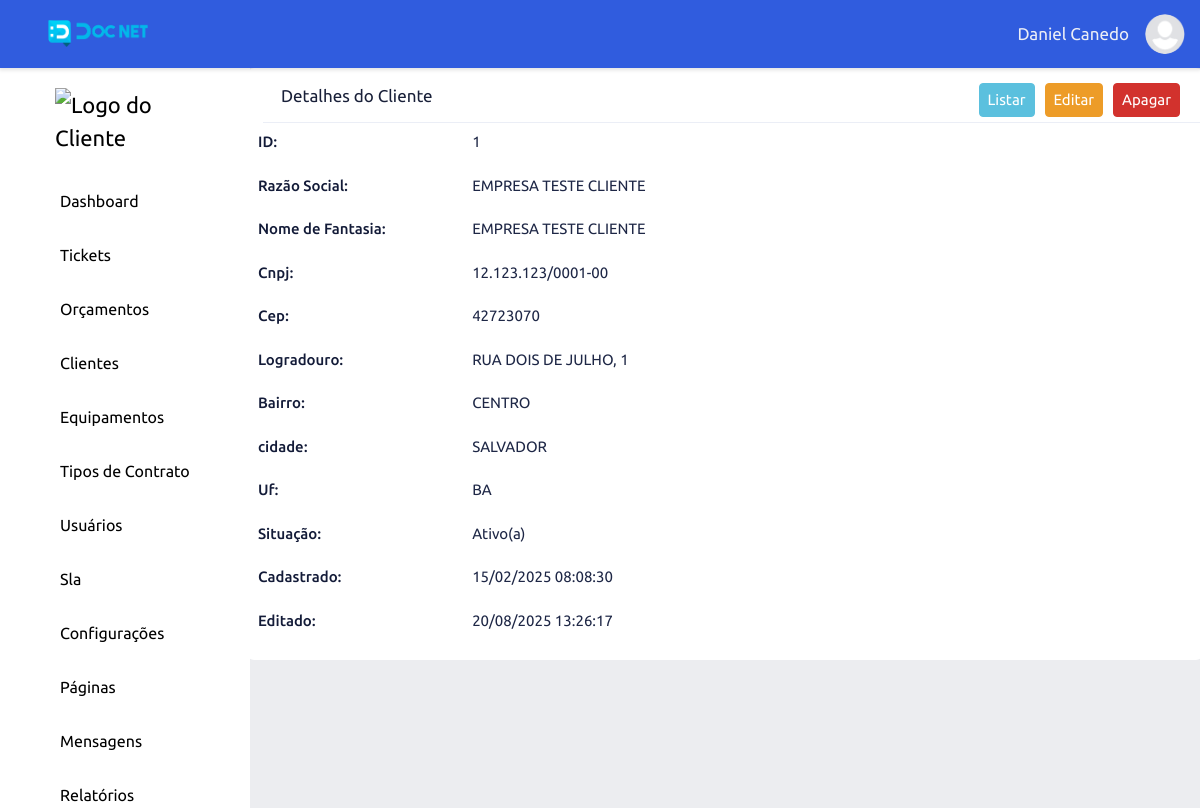
Page /view-empresas/index/1 (signed in) on the committed database.
### tables this page shows
CREATE TABLE `adms_levels_pages` (
  `id` int NOT NULL,
  `permission` int NOT NULL DEFAULT '2',
  `order_level_page` int NOT NULL,
  `print_menu` int NOT NULL DEFAULT '2' COMMENT '1 - Apresentar no menu, 2 - Não apresentar no menu',
  `dropdown` int NOT NULL DEFAULT '2' COMMENT '1 - Dropdow , 2 - não dropdow',
  `adms_access_level_id` int NOT NULL,
  `adms_page_id` int NOT NULL,
  `adms_items_menu_id` int NOT NULL DEFAULT '1',
  `created` datetime NOT NULL,
  `modified` datetime DEFAULT NULL
);

CREATE TABLE `adms_pages` (
  `id` int NOT NULL,
  `controller` varchar(220) NOT NULL,
  `metodo` varchar(220) NOT NULL,
  `menu_controller` varchar(220) NOT NULL,
  `menu_metodo` varchar(220) NOT NULL,
  `name_page` varchar(220) NOT NULL,
  `publish` int NOT NULL DEFAULT '2',
  `icon` varchar(45) DEFAULT NULL,
  `obs` text,
  `adms_sits_pgs_id` int NOT NULL DEFAULT '2',
  `adms_types_pgs_id` int NOT NULL,
  `adms_groups_pgs_id` int NOT NULL,
  `created` datetime NOT NULL,
  `modified` datetime DEFAULT NULL
);

CREATE TABLE `adms_items_menus` (
  `id` int NOT NULL,
  `name` varchar(220) NOT NULL,
  `icon` varchar(45) NOT NULL,
  `order_item_menu` int NOT NULL,
  `created` datetime NOT NULL,
  `modified` datetime DEFAULT NULL
);

CREATE TABLE `adms_clientes` (
  `id` int NOT NULL,
  `razao_social` varchar(220) NOT NULL,
  `nome_fantasia` varchar(220) NOT NULL,
  `cnpjcpf` varchar(220) NOT NULL,
  `cep` varchar(15) NOT NULL,
  `logradouro` varchar(220) NOT NULL,
  `bairro` varchar(220) NOT NULL,
  `cidade` varchar(220) NOT NULL,
  `uf` varchar(45) NOT NULL,
  `situacao` int NOT NULL,
  `empresa` int NOT NULL,
  `logo` varchar(220) DEFAULT NULL,
  `created` datetime NOT NULL,
  `modified` datetime DEFAULT NULL
);

CREATE TABLE `adms_sits_empr_unid` (
  `id` int NOT NULL,
  `name` varchar(220) NOT NULL,
  `created` datetime NOT NULL,
  `modified` datetime DEFAULT NULL
);

### core/ConfigController.php (called while the page is built, shortened)
<?php
class ConfigController extends Config
{
    private string $urlController;
    private string $urlMetodo;
    private string $urlParameter;
    public function __construct()
    {
        if (!empty(filter_input(INPUT_GET, 'url', FILTER_DEFAULT))) {
            $this->url = filter_input(INPUT_GET, 'url', FILTER_DEFAULT);
            $this->urlArray = explode("/", $this->url);
            if (isset($this->urlArray[0])) {
                $this->urlController = $this->slugController($this->urlArray[0]);
            } else {
                $this->urlController = $this->slugController(CONTROLLER);
            }
            if (isset($this->urlArray[1])) {
                $this->urlMetodo = $this->slugMetodo($this->urlArray[1]);
            } else {
                $this->urlMetodo = $this->slugMetodo(METODO);
            }
            if (isset($this->urlArray[2])) {
                $this->urlParameter = $this->urlArray[2];
            } else {
                $this->urlParameter = "";
            }
        } else {
            $this->urlController = $this->slugController(CONTROLLERERRO);
            $this->urlMetodo = $this->slugMetodo(METODO);
            $this->urlParameter = "";
        }
    }
    private function slugController(string $slugController): string
    {
        $this->urlSlugController = $slugController;
        $this->urlSlugController = strtolower($this->urlSlugController);
        $this->urlSlugController = str_replace("-", " ", $this->urlSlugController);
        $this->urlSlugController = ucwords($this->urlSlugController);
        $this->urlSlugController = str_replace(" ", "", $this->urlSlugController);
        return $this->urlSlugController;
    }
    private function slugMetodo(string $urlSlugMetodo): string
    {
        $this->urlSlugMetodo = $this->slugController($urlSlugMetodo);
        $this->urlSlugMetodo = lcfirst($this->urlSlugMetodo);
        return $this->urlSlugMetodo;
    }
    public function loadPage(): void
    {
        $loadPgAdm = new \Core\CarregarPgAdmLevel();
        $loadPgAdm->loadPage($this->urlController, $this->urlMetodo, $this->urlParameter);
    }
}

### index.php (called while the page is built, shortened)
<?php
$home = new Core\ConfigController();
$home->loadPage();

### app/adms/Models/helper/AdmsRead.php (called while the page is built, shortened)
<?php
class AdmsRead extends AdmsConn
{
    private string $select;
    private array $values = [];
    private object $query;
    public function fullRead(string $query, string|null $parseString = null): void
    {
        $this->select = $query;
        if (!empty($parseString)) {
            parse_str($parseString, $this->values);
        }
        $this->exeInstruction();
    }
    private function exeInstruction(): void
    {
        $this->connection();
        try {
            $this->exeParameter();
            $this->query->execute();
            $this->result = $this->query->fetchAll();
        } catch (PDOException $err) {
            $this->result = null;
        }
    }
    private function connection(): void
    {
        $this->conn = $this->connectDb();
        $this->query = $this->conn->prepare($this->select);
        $this->query->setFetchMode(PDO::FETCH_ASSOC);
    }
    private function exeParameter(): void
    {
        if ($this->values) {
            foreach ($this->values as $link => $value) {
                if (($link == 'limit') or ($link == 'offset') or ($link == 'id')) {
                    $value = (int) $value;
                }
                $this->query->bindValue(":{$link}", $value, (is_int($value) ? PDO::PARAM_INT : PDO::PARAM_STR));
            }
        }
    }
}

### app/adms/Models/helper/AdmsConn.php (called while the page is built, shortened)
<?php
abstract class AdmsConn
{
    private string $host = HOST;
    private string $user = USER;
    private string $pass = PASS;
    private string $dbname = DBNAME;
    protected function connectDb(): object
    {
        try {
            $this->connect = new PDO("mysql:host={$this->host};dbname=" . $this->dbname, $this->user, $this->pass);
            return $this->connect;
        } catch (PDOException $err) {
            die("Erro - 001: Por favor tente novamente. Caso o problema persista, entre em contato o administrador " . EMAILADM);
        }
    }
}

### app/adms/Models/helper/AdmsMenu.php (called while the page is built, shortened)
<?php
class AdmsMenu
{
    public function itemMenu(): array|null|bool
    {
        $listMenu = new \App\adms\Models\helper\AdmsRead();
        $listMenu->fullRead(
            "SELECT lev_pag.id AS id_lev_pag, lev_pag.dropdown, lev_pag.adms_page_id,
                        pag.id AS id_pag, pag.menu_controller, pag.menu_metodo, pag.name_page, pag.icon,
                        itm_men.id AS id_itm_men, itm_men.name name_itm_men, itm_men.icon icon_itm_men
                        FROM adms_levels_pages AS lev_pag
                        INNER JOIN adms_pages AS pag ON pag.id=lev_pag.adms_page_id
                        INNER JOIN adms_items_menus AS itm_men ON itm_men.id=lev_pag.adms_items_menu_id
                        WHERE ((lev_pag.adms_access_level_id =:adms_access_level_id)
                        AND (lev_pag.permission = 1))
                        AND print_menu = 1
                        AND adms_sits_pgs_id = 1
                        ORDER BY itm_men.order_item_menu, lev_pag.order_level_page ASC",
            "adms_access_level_id=" . $_SESSION['adms_access_level_id']
        );
        $this->resultBd = $listMenu->getResult();
        if ($this->resultBd) {
            return $this->resultBd;
        } else {
            return false;
        }
    }
}

### app/adms/Models/AdmsViewEmpresas.php (called while the page is built, shortened)
<?php
class AdmsViewEmpresas
{
    public function viewEmpresas(int $id): void
    {
        $this->id = $id;
        $viewEmpresas = new \App\adms\Models\helper\AdmsRead();
        $viewEmpresas->fullRead("SELECT emp.id, emp.razao_social, emp.nome_fantasia, emp.cnpjcpf, emp.cep, emp.logradouro, emp.bairro, emp.cidade,
                emp.uf, sit.name AS name_sit, emp.created, emp.modified
                FROM adms_clientes AS emp
                INNER JOIN adms_sits_empr_unid AS sit ON sit.id=emp.situacao
                WHERE emp.id=:id LIMIT :limit", "id={$this->id}&limit=1");
    }
}

### app/adms/Views/empresas/viewEmpresas.php (the view, shortened to what this page needs)
<div class="wrapper">
    <div class="row">
        <div class="top-list">
            <span class="title-content">Detalhes do Cliente</span>
            <div class="top-list-right">
                <?php
                if ($this->data['button']['list_empresas']) {
                    echo "<a href='" . URLADM . "list-empresas/index' class='btn-info'>Listar</a> ";
                }
                if (!empty($this->data['viewEmpresas'])) {
                    if ($this->data['button']['edit_empresas']) {
                        echo "<a href='" . URLADM . "edit-empresas/index/" . $this->data['viewEmpresas'][0]['id'] . "' class='btn-warning'>Editar</a> ";
                    }
                    if ($this->data['button']['delete_empresas']) {
                        echo "<a href='" . URLADM . "delete-empresas/index/" . $this->data['viewEmpresas'][0]['id'] . "' onclick='return confirm(\"Tem certeza que deseja excluir este registro?\")' class='btn-danger'>Apagar</a> ";
                    }
                }
                ?>
            </div>
        </div>
        <div class="content-adm-alert">
        </div>
        <div class="content-adm">
            <?php
            if (!empty($this->data['viewEmpresas'])) {
                extract($this->data['viewEmpresas'][0]);
            ?>
                <div class="view-det-adm">
                    <span class="view-adm-title">ID: </span>
                    <span class="view-adm-info"><?php echo $id; ?></span>
                </div>
                <div class="view-det-adm">
                    <span class="view-adm-title">Razão Social: </span>
                    <span class="view-adm-info"><?php echo $razao_social; ?></span>
                </div>
                <div class="view-det-adm">
                    <span class="view-adm-title">Nome de Fantasia: </span>
                    <span class="view-adm-info"><?php echo $nome_fantasia; ?></span>
                </div>
                <div class="view-det-adm">
                    <span class="view-adm-title">Cnpj: </span>
                    <span class="view-adm-info"><?php echo $cnpjcpf; ?></span>
                </div>
                <div class="view-det-adm">
                    <span class="view-adm-title">Cep: </span>
                    <span class="view-adm-info"><?php echo $cep; ?></span>
                </div>
                <div class="view-det-adm">
                    <span class="view-adm-title">Logradouro: </span>
                    <span class="view-adm-info"><?php echo $logradouro; ?></span>
                </div>
                <div class="view-det-adm">
                    <span class="view-adm-title">Bairro: </span>
                    <span class="view-adm-info"><?php echo $bairro; ?></span>
                </div>
                <div class="view-det-adm">
                    <span class="view-adm-title">cidade: </span>
                    <span class="view-adm-info"><?php echo $cidade; ?></span>
                </div>
                <div class="view-det-adm">
                    <span class="view-adm-title">Uf: </span>
                    <span class="view-adm-info"><?php echo $uf; ?></span>
                </div>
                <div class="view-det-adm">
                    <span class="view-adm-title">Situação: </span>
                    <span class="view-adm-info"><?php echo $name_sit; ?></span>
                </div>
                <div class="view-det-adm">
                    <span class="view-adm-title">Cadastrado: </span>
                    <span class="view-adm-info"><?php echo date('d/m/Y H:i:s', strtotime($created)); ?></span>
                </div>
                <div class="view-det-adm">
                    <span class="view-adm-title">Editado: </span>
                    <span class="view-adm-info">
                        <?php
                        if (!empty($modified)) {
                            echo date('d/m/Y H:i:s', strtotime($modified));
                        } ?>
                    </span>
                </div>
            <?php
            }
            ?>
        </div>
    </div>
</div>

### app/adms/Views/include/menu.php (shortened to what this page needs)
<div class="content">
    <div class="sidebar">
    <div class="logo-adm">
        <?php
        if(!empty ($_SESSION['set_clie'])){
            echo "<img src='" . URLADM . "app/adms/assets/image/logo/clientes/". $_SESSION['emp_user']."/{$_SESSION['logo_emp_prin']}' width='140' alt='Logo do Cliente'>";
        } else{
            echo "<img src='" . URLADM . "app/adms/assets/image/logo/clientes/icon_user.png' width='140' alt='Logo do Cliente'>";
        }
        ?>
    </div>
        <?php
        if ((isset($this->data['menu'])) and ($this->data['menu'])) {
            $count_drop_start = 0;
            foreach ($this->data['menu'] as $item_menu) {
                extract($item_menu);
                $active_item_menu = "";
                if ($dropdown == 1) {
                    if ($count_drop_start != $id_itm_men) {
                        echo "<button class='dropdown-btn btn-active$id_itm_men'>";
                        echo "<i class='icon $icon_itm_men'></i><span>$name_itm_men</span><i class='fa-solid fa-caret-down'></i>";
                        echo "</button>";
                    }
                    $count_drop_start = $id_itm_men;
                } else {
                    echo "<a href='" . URLADM . "$menu_controller/$menu_metodo' class='sidebar-nav $active_item_menu'><i class='icon $icon'></i><span></span>$name_page</a>";
                }
            }
        }
        ?>
    </div>

### rows in the picture
adms_levels_pages: adms_page.name_page "Dashboard"
adms_levels_pages: adms_items_menu.name "Tickets"
adms_levels_pages: adms_items_menu.name "Orçamentos"
adms_levels_pages: adms_items_menu.name "Clientes"
adms_levels_pages: adms_items_menu.name "Equipamentos"
adms_levels_pages: adms_items_menu.name "Tipos de Contrato"
adms_levels_pages: adms_items_menu.name "Usuários"
adms_levels_pages: adms_items_menu.name "Sla"
adms_levels_pages: adms_items_menu.name "Configurações"
adms_levels_pages: adms_items_menu.name "Páginas"
adms_levels_pages: adms_items_menu.name "Mensagens"
adms_levels_pages: adms_items_menu.name "Relatórios"
adms_clientes: id "1", razao_social "EMPRESA TESTE CLIENTE", nome_fantasia "EMPRESA TESTE CLIENTE", cnpjcpf "12.123.123/0001-00", cep "42723070", logradouro "RUA DOIS DE JULHO, 1", bairro "CENTRO", cidade "SALVADOR", uf "BA", situacao.name "Ativo(a)", created "15/02/2025 08:08:30", modified "20/08/2025 13:26:17"

### other values in the picture
$_SESSION['user_nickname'] "Daniel Canedo"
